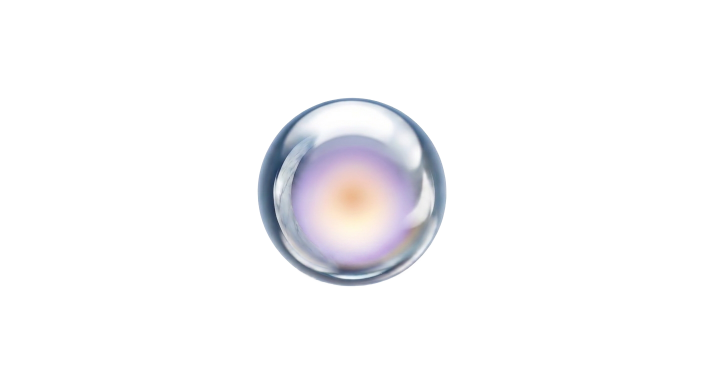
#> input picture design/art-direction/orb-reference.png, 1408 x 768 px (shown at 1/2 size)
$ python make-orb-layers.py
#> lines starting #> are read from the running program, lines starting #| are printed output that depends on the picture; after the words box and inside, x2 and y2 are one past the last pixel; in counts of white or black regions, pixels touching at a corner belong together
#!/usr/bin/env python3
"""Derive the orb's raster layers from the canonical image.

The shell keeps every photographic highlight and the blue-grey rim; the
interior is the low-frequency lavender-and-peach field the shader samples and
displaces. The split is by alpha, not by colour, so compositing the shell back
over the interior reconstructs the reference exactly -- which this script
asserts before writing anything.

Usage: design/.venv/bin/python design/scripts/make-orb-layers.py
Requires: Pillow.
"""
import math
import os
import sys

from PIL import Image, ImageChops, ImageFilter

REPO = os.path.dirname(os.path.dirname(os.path.dirname(os.path.abspath(__file__))))
SRC = os.path.join(REPO, "design/art-direction/orb-reference.png")
OUT = os.path.join(REPO, "apps/mobile/assets/art")

# The knockout, as fractions of the orb radius. Measured, not guessed: angular
# variance of the reference rises steeply past r=0.72 (the specular arcs and
# the rim), and everything inside 0.55 is smooth lavender-to-peach with no
# structure worth preserving. Widen the feather before moving the radii.
KNOCK_INNER = 0.55
KNOCK_OUTER = 0.72

SHELL_SIZE = 512
INTERIOR_SIZE = 256  # the field is entirely low-frequency; 256 is ample
FALLBACK_SIZE = 512


def orb_crop(im):
    """The reference cropped to a square on the orb's alpha bounding box."""
    box = im.getchannel("A").getbbox()
    cx, cy = (box[0] + box[2]) // 2, (box[1] + box[3]) // 2
    r = ((box[2] - box[0]) + (box[3] - box[1])) // 4
    return im.crop((cx - r, cy - r, cx + r, cy + r))


def knockout_mask(size):
    """1.0 inside KNOCK_INNER, 0.0 outside KNOCK_OUTER, smoothstepped between."""
    mask = Image.new("L", (size, size), 0)
    px = mask.load()
    half = size / 2.0
    for y in range(size):
        for x in range(size):
            d = math.hypot(x + 0.5 - half, y + 0.5 - half) / half
            if d <= KNOCK_INNER:
                v = 1.0
            elif d >= KNOCK_OUTER:
                v = 0.0
            else:
                u = (d - KNOCK_INNER) / (KNOCK_OUTER - KNOCK_INNER)
                v = 1.0 - (u * u * (3.0 - 2.0 * u))  # smoothstep
            px[x, y] = int(round(255 * v))
    return mask.filter(ImageFilter.GaussianBlur(size / 256.0))


def rim_color(im):
    """Mean RGB of the annulus at r 0.90-0.98 -- the orb's own rim colour,
    used to backfill outside its circle instead of leaving the reference's
    black corners in place."""
    px = im.convert("RGB").load()
    w, h = im.size
    half = w / 2.0
    total = [0, 0, 0]
    n = 0
    for y in range(h):
        for x in range(w):
            d = math.hypot(x + 0.5 - half, y + 0.5 - half) / half
            if 0.90 <= d <= 0.98:
                r, g, b = px[x, y]
                total[0] += r
                total[1] += g
                total[2] += b
                n += 1
    return tuple(round(c / n) for c in total)


def main():
    if not os.path.exists(SRC):
        sys.exit(f"missing canonical image: {SRC}")
    orb = orb_crop(Image.open(SRC).convert("RGBA"))
#> in orb_crop, `box = im.getchannel("A").getbbox()`: box = (514, 194, 894, 576)
#> in orb_crop, `cx, cy = (box[0] + box[2]) // 2, (box[1] + box[3]) // 2`: cx = 704; cy = 385
#> in orb_crop, `r = ((box[2] - box[0]) + (box[3] - box[1])) // 4`: r = 190

    shell = orb.resize((SHELL_SIZE, SHELL_SIZE), Image.LANCZOS)
    mask = knockout_mask(SHELL_SIZE)
#> in knockout_mask, `mask = Image.new("L", (size, size), 0)`: mask: PIL image 512x512 L; every value is 0
#> in knockout_mask, `return mask.filter(ImageFilter.GaussianBlur(size / 256.0))`:
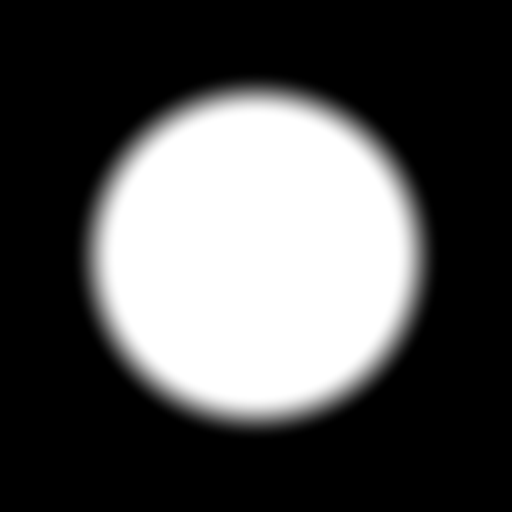
#> returned value: PIL image 512x512 L; min 0, max 255, mean 81.1
    # Shell alpha is scaled by (1 - mask); the interior keeps full alpha. This
    # exact pairing is what makes the composite reconstruct the reference.
    shell_alpha = ImageChops.multiply(shell.getchannel("A"), ImageChops.invert(mask))
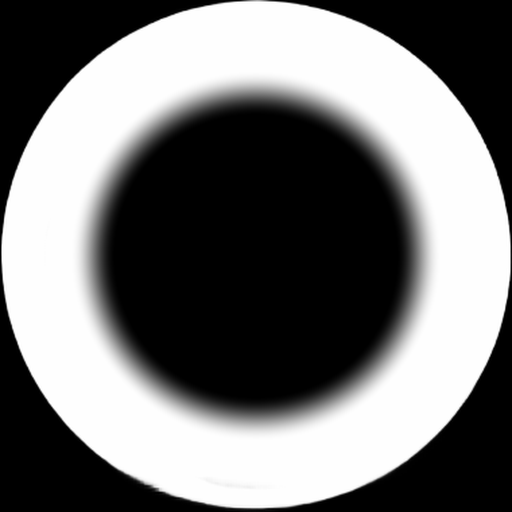
#> shell_alpha: PIL image 512x512 L; min 0, max 255, mean 116.3

    # Backfill outside the orb's circle with its own rim colour, not the
    # reference's black corners -- the shader clamps its UVs, so a
    # rim-adjacent warp can sample just past the circle and must land on
    # something plausible rather than black.
    rim = rim_color(orb)
#> after the loop in rim_color, `for y in range(h):`: n = 17052; total = [2383407, 2629591, 2947697]
#> rim = (140, 154, 173)
    backdrop = Image.new("RGB", orb.size, rim)
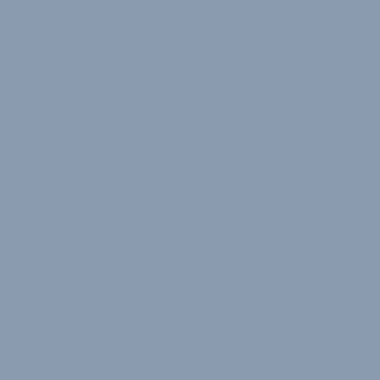
#> backdrop: PIL image 380x380 RGB; mean R, G, B 140, 154, 173
    interior_rgb = Image.composite(orb.convert("RGB"), backdrop, orb.getchannel("A"))
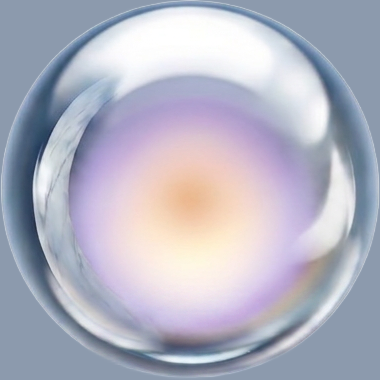
#> interior_rgb: PIL image 380x380 RGB; mean R, G, B 178.4, 179.2, 194.3
    interior = interior_rgb.resize((INTERIOR_SIZE, INTERIOR_SIZE), Image.LANCZOS)
    interior.putalpha(255)
#> interior: PIL image 256x256 RGBA

    # Verify before writing: shell over interior must equal the reference.
    base = interior.resize((SHELL_SIZE, SHELL_SIZE), Image.LANCZOS)
    knocked = shell.copy()
    knocked.putalpha(shell_alpha)
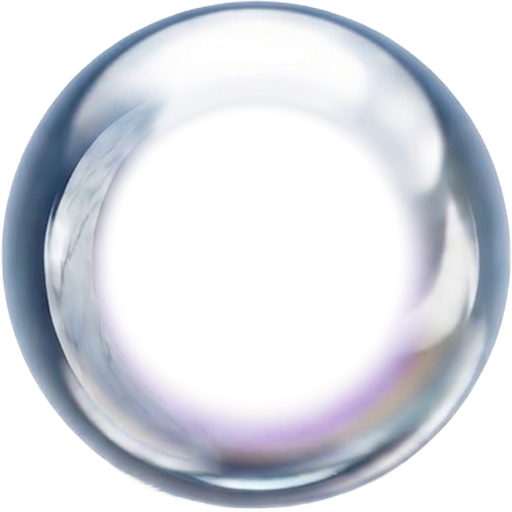
#> knocked: PIL image 512x512 RGBA; mean R, G, B, A 150.4, 148.2, 159.1, 116.3; transparent parts drawn white
    recon = Image.alpha_composite(base, knocked)
    # Near-opaque, not exactly 255: the reference's alpha sits at 254 across
    # most of the orb, so an exact-255 mask would validate only a sliver of
    # it. >=250 covers the orb honestly.
    solid = shell.getchannel("A").point(lambda v: 255 if v >= 250 else 0)
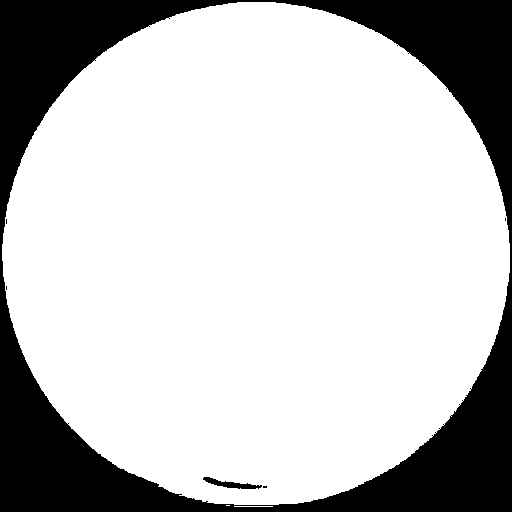
#> solid: PIL image 512x512 L; 76.6% white; 6 black regions (4 under 20 px), largest, box (x1, y1, x2, y2) and area: (0, 0, 512, 512) 61041, (203, 477, 262, 489) 285
    diff = ImageChops.difference(recon.convert("RGB"), shell.convert("RGB"))
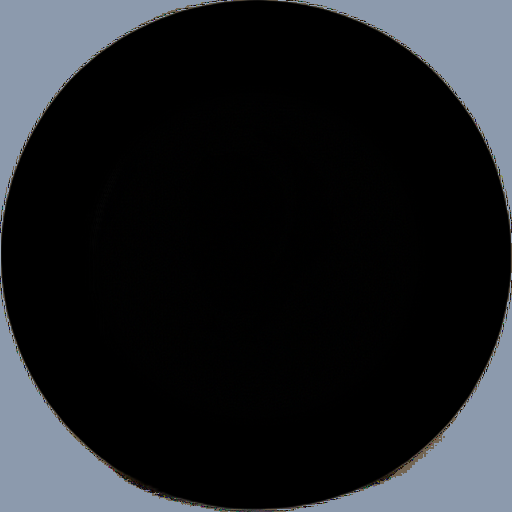
#> diff: PIL image 512x512 RGB; mean R, G, B 30.4, 33.2, 36.9
    worst = max(
        ch.getextrema()[1]
        for ch in Image.composite(diff, Image.new("RGB", diff.size), solid).split()
    )
#> worst = 6
    print(f"reconstruction worst channel delta inside the orb: {worst}")
#| reconstruction worst channel delta inside the orb: 6
    # The residual here is LANCZOS resampling error from upscaling the 256^2
    # interior back to 512^2 for this comparison only -- not a flaw in the
    # alpha split, and not present in the shipped assets (the shell is never
    # resampled). 8 leaves headroom above the ~6 that upscaling costs on this
    # low-frequency field while still catching a real regression.
    if worst > 8:
        sys.exit(f"reconstruction drifted by {worst}; the alpha split is wrong")

    os.makedirs(OUT, exist_ok=True)
    knocked.save(os.path.join(OUT, "orb-shell.png"))
    interior.save(os.path.join(OUT, "orb-interior.png"))
    orb.resize((FALLBACK_SIZE, FALLBACK_SIZE), Image.LANCZOS).save(
        os.path.join(OUT, "orb-fallback.png")
    )
    print("wrote orb-shell.png, orb-interior.png, orb-fallback.png")


if __name__ == "__main__":
    main()
